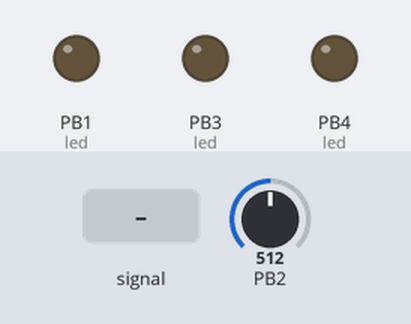
The program below on a simulated ATtiny13, built with avr-gcc and emulated at 8 MHz. Shown: output pins drawn as LEDs (lit = HIGH). The inputs (shaded band) are chosen by the test bench; at power-on: PB2 = 512. Random numbers use the default seed unless the program sets one.

Above: at 1.2 s.
1.3 s: PB2 fed a 200 Hz sine of ±81 counts around its level
At 1.38 s:
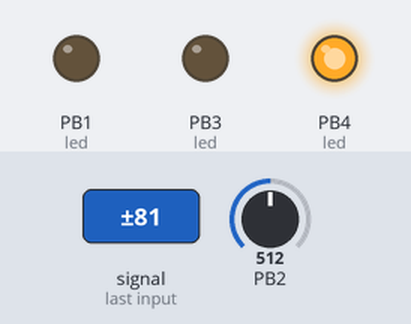
At 3.01 s:
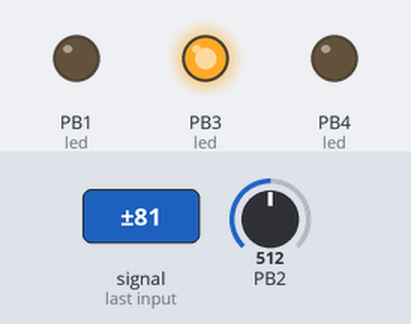
4.3 s: PB2 set to 716
5.8 s: PB2 set to 739
At 6.29 s:
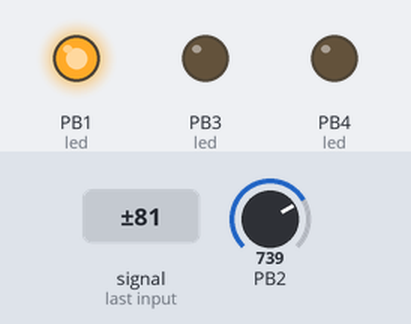
Timing chart, 0 to 8.8 s (numbered marks = the images above; inputs shaded):
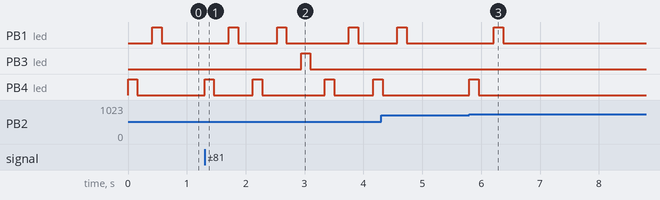

Measured:
- the behaviour switches between 721 and 722 on PB2 (found by bisection; images 2 and 3)
- after the input at 1.3 s, PB1 (led): goes HIGH 0.16 s, LOW 0.66 s, HIGH 0.16 s, LOW 1.1 s, HIGH 0.16 s, then LOW, starting after 0.41 s; PB3 (led): LOW → HIGH after 1.6 s, → LOW 0.15 s later; PB4 (led): goes HIGH 0.16 s, LOW 0.66 s, HIGH 0.16 s, LOW 1.1 s, HIGH 0.16 s, LOW 0.66 s, then HIGH, starting at once
- after the input at 5.8 s, PB1 (led): LOW → HIGH after 0.41 s, → LOW 0.16 s later; PB4 (led): LOW → HIGH at once, → LOW 0.16 s later

The program:

main.c
```c
#define F_CPU 8000000UL // Define software reference clock for delay duration

#include <stdlib.h>
#include <util/delay.h>
#include <avr/eeprom.h>
#include <avr/io.h>


int raw;
int oldRaw;
short counter;
short soundCounter = 0;


unsigned short adc_read(unsigned char pin);
void adc_init();
void delay_ms(uint16_t ms) ;
int rng(int, int);


int main(void)
{

	adc_init();//initialize the LDR input


	DDRB = 0x00;

DDRB |= (1<<PB4);//set led OUTPUT
DDRB |= (1<<PB3);//set led OUTPUT
DDRB |= (1<<PB1);//set led OUTPUT

PORTB &=~(1<<PB3);
PORTB &=~(1<<PB1);
PORTB &=~(1<<PB0);


	//PB2 input LDR

	while (1 == 1)
	{
			raw = adc_read(1);//reading change in light value

soundCounter = rng(0,100);
soundCounter = soundCounter%2;

		if ( abs( oldRaw  - raw) > 5 ){


if( soundCounter == 0){
 soundCounter++;
PORTB |=(1<<PB3);
  delay_ms(150);
PORTB &=~(1<<PB3);
  delay_ms(250);
}

if( soundCounter == 1){
 soundCounter++;
PORTB |=(1<<PB4);
  delay_ms(160);
PORTB &=~(1<<PB4);
  delay_ms(250);
}

if( soundCounter == 2){
 soundCounter = 0;
PORTB |=(1<<PB1);
  delay_ms(160);
PORTB &=~(1<<PB1);
  delay_ms(250);
}


oldRaw = adc_read(1);

		}


   }

   return 1;
}


// Return a random number in the range min <= n <= max
int rng(int min, int max)
{
	return (min + (rand() / (RAND_MAX/(max+1))));	// not using _quite_ the most naive application of rand()
}


 void delay_ms(uint16_t ms) {
  while (ms) {
    _delay_ms(1);
    ms--;
  }
}


void adc_init()
{
	/* internal pull-ups interfere with the ADC. disable the
	 * pull-up on the pin if it's being used for ADC. either
	 * writing 0 to the port register or setting it to output
	 * should be enough to disable pull-ups. */
	PORTB &= ~_BV(PB2);
	//DDRB = 0x00;
	DDRB &= ~_BV(PB2);
	/* unless otherwise configured, arduinos use the internal Vcc
	 * reference. MUX 0x0f samples the ground (0.0V). */
	ADMUX = 0x0D;//B1101 = GND attiny45 page 139
	/*
	 * Enable the ADC system, use 128 as the clock divider on a 16MHz
	 * arduino (ADC needs a 50 - 200kHz clock) and start a sample. the
	 * AVR needs to do some set-up the first time the ADC is used; this
	 * first, discarded, sample primes the system for later use.
	 */
	ADCSRA |= _BV(ADEN) | _BV(ADPS1) | _BV(ADPS0) | _BV(ADSC);
	/* wait for the ADC to return a sample */
	loop_until_bit_is_clear(ADCSRA, ADSC);
}

unsigned short adc_read(unsigned char pin)
{
	unsigned char l, h, r;

	r = (ADMUX & 0xf0) | (pin & 0x0f);
	ADMUX = r; /* select the input channel */
	ADCSRA |= _BV(ADSC);
	loop_until_bit_is_clear(ADCSRA, ADSC);

	/* must read the low ADC byte before the high ADC byte */
	l = ADCL;
	h = ADCH;

	return ((unsigned short)h << 8) | l;
}
```
